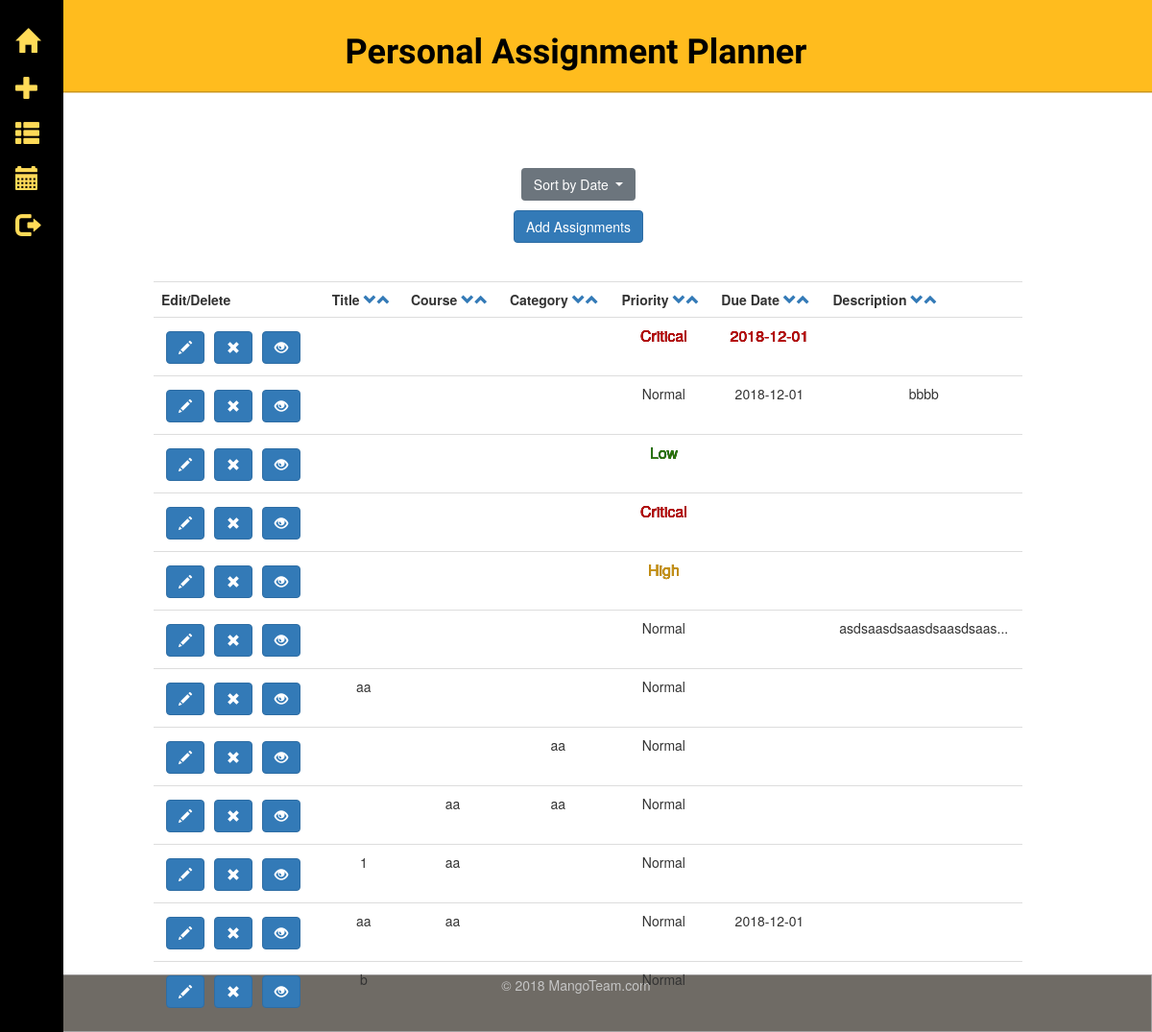
/assignments (signed in), run on an earlier commit of the app's database.
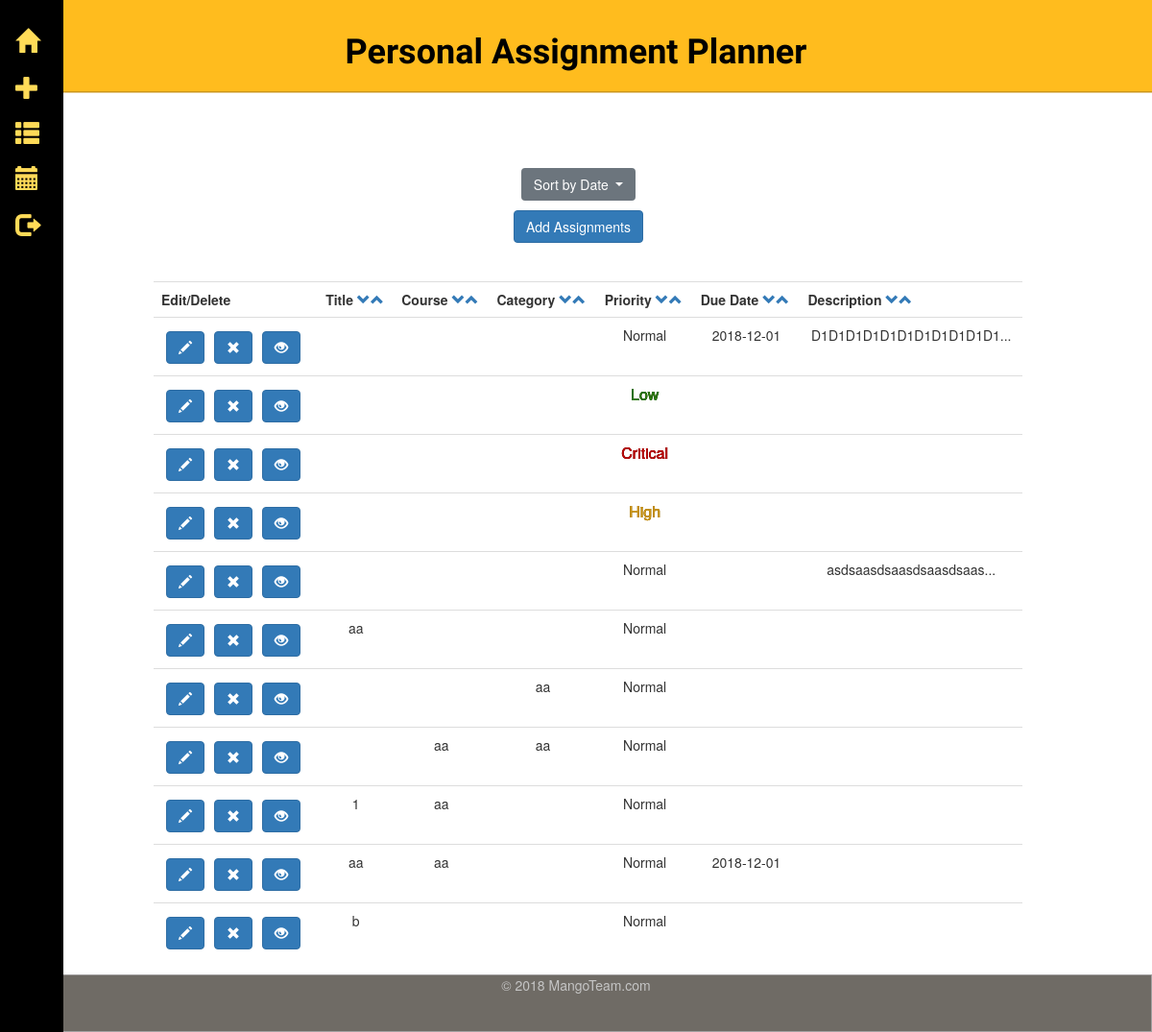
And on a later commit of the database.
### tables this page shows
CREATE TABLE assignments (
  id integer primary key autoincrement,
  username text not null,
  title text not null,
  course text not null,
  category text not null,
  priority text not null,
  duedate text not null,
  description text not null
);

### app.py (the view)
@app.route('/assignments')
def show_assignment():
    if 'logged_in' in session:
        db = get_db()
        if "duedate" in request.args:
            cur = db.execute('select * from assignments where username = ? and duedate = ? order by id desc',
                             [session['logged_in'], request.args["duedate"]])
            assignments = cur.fetchall()
        elif "arrange" in request.args:
            cur = db.execute('select * from assignments where username = ? order by {} ASC'.format(request.args["arrange"]),
                            [session['logged_in']])
            assignments = cur.fetchall()
        elif "sort" in request.args:
            cur = db.execute('select * from assignments where username = ? order by {} DESC'.format(request.args["sort"]),
                            [session['logged_in']])
            assignments = cur.fetchall()
        else:
            cur = db.execute('select * from assignments where username = ? order by id desc', [session['logged_in']])
            assignments = cur.fetchall()
        cur = db.execute('select distinct duedate from assignments order by duedate asc')
        duedates = cur.fetchall()
        return render_template('show_assignments.html', assignments=assignments, duedates=duedates)
    return redirect(url_for('redirect_login'))

### app.py (called while the page is built)
def connect_db():
    rv = sqlite3.connect(app.config['DATABASE'])
    rv.row_factory = sqlite3.Row
    return rv

def get_db():
    if not hasattr(g, 'sqlite_db'):
        g.sqlite_db = connect_db()
    return g.sqlite_db

### templates/show_assignments.html (shortened to what this page needs)
{% extends "layout_template.html" %}
{% block body %}
    <ul class="duedates">
        <div class="dropdown extrapadding">
            <button class="btn btn-secondary dropdown-toggle" type="button" id="dropdownMenuButton" data-toggle="dropdown" aria-haspopup="true" aria-expanded="false">
                Sort by Date
            </button>
        </div>
    </ul>
    <div class="extrapadding2"><a href="./add"><button type="button" class="btn btn-primary">Add Assignments</button></a></div>
    <br><br>
    <table class="table">
        {% if assignments %}
        <tr>
            <th>Edit/Delete </th>
            <th>Title <a href="/assignments?sort=title"><span class="glyphicon glyphicon-chevron-down arrow"></span></a><a href="/assignments?arrange=title"><span class="glyphicon glyphicon-chevron-up arrow"></span></a></th>
            <th>Course <a href="/assignments?sort=course"><span class="glyphicon glyphicon-chevron-down arrow"></span></a><a href="/assignments?arrange=course"><span class="glyphicon glyphicon-chevron-up arrow"></span></a></th>
            <th>Category <a href="/assignments?sort=category"><span class="glyphicon glyphicon-chevron-down arrow"></span></a><a href="/assignments?arrange=category"><span class="glyphicon glyphicon-chevron-up arrow"></span></a></th>
            <th>Priority <a href="/assignments?sort=priority"><span class="glyphicon glyphicon-chevron-down arrow"></span></a><a href="/assignments?arrange=priority"><span class="glyphicon glyphicon-chevron-up arrow"></span></a></th>
            <th>Due Date <a href="/assignments?sort=duedate"><span class="glyphicon glyphicon-chevron-down arrow"></span></a><a href="/assignments?arrange=duedate"><span class="glyphicon glyphicon-chevron-up arrow"></span></a></th>
            <th>Description <a href="/assignments?sort=description"><span class="glyphicon glyphicon-chevron-down arrow"></span></a><a href="/assignments?arrange=description"><span class="glyphicon glyphicon-chevron-up arrow"></span></a></th>
        </tr>
        {% for assignment in assignments %}
            {% if assignment.priority == "Critical" %}
                <tr class="critical">
                    {% elif assignment.priority == "High": %}
                <tr class="high">
                    {% elif assignment.priority == "Normal": %}
                <tr class="normal">
                    {% elif assignment.priority == "Low": %}
                <tr class="low">
                    {% else %}
                <tr>
            {% endif %}
        <td>
            <form action="{{ url_for('edit_entry') }}" method="get" class="inline">
                <button type="submit" class="btn btn-primary glyphicon glyphicon-pencil"></button>
            </form>
            <form action="{{ url_for('del_assignment') }}" method="post" class="inline">
                <button type="submit" class="btn btn-primary glyphicon glyphicon-remove"></button>
            </form>
            <form action="{{ url_for('full_view') }}" method="get" class="inline">
                <button type="submit" class="btn btn-primary glyphicon glyphicon-eye-open"></button>
            </form>
        </td>
        <td>{{ assignment.title }}</td>
        <td>{{ assignment.course }}</td>
        <td>{{ assignment.category }}</td>
        <td>{{ assignment.priority }}</td>
        <td>{{ assignment.duedate }}</td>
        <td>{{ assignment.description | truncate(25) | safe }}</td>
        </tr>
        {% else %}
            <em>No assignment entries here so far.</em>
            <br><br>
        {% endfor %}
            </table>
        {% else %}
            <em>You don't have any assignments currently.</em>
            <br><br>
        {% endif %}
    </div>
    <br><br>
{% endblock %}

### templates/layout_template.html (shortened to what this page needs)
<!doctype html>
<html lang="en">
<head>
    <link rel="stylesheet" href="https://use.fontawesome.com/releases/v5.5.0/css/all.css">
    <link rel="stylesheet" href="https://stackpath.bootstrapcdn.com/bootstrap/4.1.3/css/bootstrap.min.css">
    <link rel="stylesheet" href="https://maxcdn.bootstrapcdn.com/bootstrap/3.3.7/css/bootstrap.min.css">
      <link rel="stylesheet" href="https://stackpath.bootstrapcdn.com/bootstrap/4.1.3/css/bootstrap.min.css">
      <link rel="stylesheet" href="http://maxcdn.bootstrapcdn.com/bootstrap/3.3.4/css/bootstrap.min.css">
      <link rel="stylesheet" type="text/css" href="{{ url_for('static', filename='homepage.css') }}">
      <link rel="stylesheet" type="text/css" href="{{ url_for('static', filename='style.css') }}">
</head>
<body>
        <div class="sidenav">
            <a href="./homepage" title="Home">
                <span class="glyphicon glyphicon-home"></span>
            </a>
            <a href="./add" title=" Add Assignment">
                <span class="glyphicon glyphicon-plus"></span>
            </a>
            <a href="./assignments" title="View Schedule">
                <span class="glyphicon glyphicon-th-list"></span>
            </a>
            <a href="./calendar" title="View Calendar">
                <span class="glyphicon glyphicon-calendar"></span>
            </a>
            {% if not session.get('logged_in') %}
            <a href="./login" title="Log In">
                <span class="glyphicon glyphicon-log-in"></span>
            </a>
            <a href="./signup" title="Create Account">
                <i class="fas fa-user-plus"></i>
            </a>
            {% else %}
            <a href="{{ url_for('logout') }}" title="Log Out">
                <span class="glyphicon glyphicon-log-out"></span>
            </a>
            {% endif %}
        </div>
        <h1 class="mainHead">Personal Assignment Planner</h1>
        <br><br>
        <br><br>
        <div class="container text-center">
          {% block body %}{% endblock %}
      <footer class="mastfoot mt-auto">
        <div class="inner">
            <p>&copy; 2018 MangoTeam.com<p>
        </div>
      </footer>
</body>
</html>

### static/homepage.css (style rules this page uses)
a, a:focus, a:hover { padding: .25rem 0 }
html, body { height: 100%; background-color: #fff; }
.sidenav { height: 100%; width: 66px; position: fixed; z-index: 1; top: 0; left: 0; background-color:black; border-bottom-color: rgba(255, 255, 255, .25); overflow-x: hidden; padding-top: 20px; }
.sidenav a { padding: 6px 8px 6px 16px; text-decoration: none; font-size: 25px; color: #ffdb58; display: block; }
.container { position: relative; width: 80%; padding-left: 40px; height: 100%; }
.mainHead { margin: 0; min-width: 180px; padding: 35px 20px 20px 20px; font-weight: 700; font-family: 'Charmonman', cursive; text-decoration: none; text-align: center; box-shadow: 0 1.5px 0 #CC9618; transition: opacity .3s ease-in-out; color: black; background-color: #FFBC1E; border: 0 none; }

### static/style.css (style rules this page uses)
.inline { float: left; padding: 5px; }
.extrapadding { padding-right: 60px; }
.extrapadding2 { padding-right: 20px; }
.mastfoot { clear: both; border: 1px groove #A3A1A1; background: #6F6B65; color: #C5C5C5; padding: 0; text-align: center; vertical-align: middle; line-height: normal; margin: 0; bottom: 0px; width: 100%; height: 60px; }

What changed in the data, as far as the page shows it:
removed assignments: priority "Critical", duedate "2018-12-01"
changed assignments (number 1 of 11 on the later page): description "bbbb" → "D1D1D1D1D1D1D1D1D1D1D1..."
